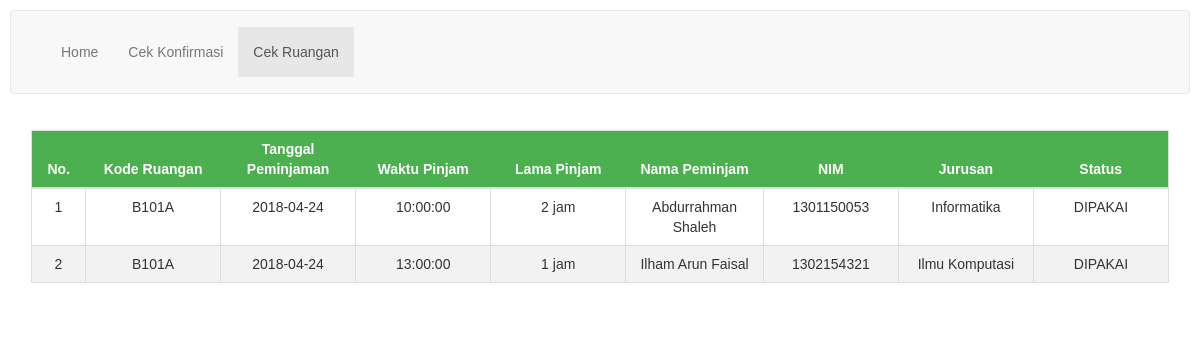
Screenshot of /booked.php with the database file from the repository.
### tables this page shows
CREATE TABLE `booked` (
  `id_pinjam` int(11) NOT NULL,
  `kode_ruangan` varchar(10) NOT NULL,
  `tanggal` date NOT NULL,
  `jam` time NOT NULL,
  `lama_pinjam` int(11) NOT NULL,
  `atas_nama` varchar(50) NOT NULL,
  `nim` varchar(10) NOT NULL,
  `jurusan` varchar(20) NOT NULL
);

### booked.php (the view, shortened to what this page needs)
<!DOCTYPE html>
<?php include "config.php"; ?>
<html>
<head>
	<link rel="stylesheet" href="https://maxcdn.bootstrapcdn.com/bootstrap/3.3.7/css/bootstrap.min.css">
</head>
<?php
	$i = 1;
	$query = mysqli_query($conn, "SELECT * FROM booked");
?>
<body>
	<div>
		<nav id="mainNav" class="navbar navbar-default">
        	<div class="container">
            	<div class="collapse navbar-collapse" id="bs-example-navbar-collapse-1">
                	<ul class="nav navbar-nav">
                    		<li><a href="index.php">Home</a></li>
                    		<li><a href="proses.php">Cek Konfirmasi</a></li>
                    		<li class="active"><a href="booked.php">Cek Ruangan</a></li>
                	</ul>
            	</div>
        	</div>
   		</nav>
	</div>
	<link rel="stylesheet" type="text/css" href="style.css">
	<div class="container">
		<table class="table" >
			<thead>
				<tr>
					<th style="width: 40px; text-align: center;">No.</th>
					<th style="width: 100px; text-align: center;">Kode Ruangan</th>
					<th style="width: 100px; text-align: center;">Tanggal Peminjaman</th>
					<th style="width: 100px; text-align: center;">Waktu Pinjam</th>
					<th style="width: 100px; text-align: center;">Lama Pinjam</th>
					<th style="width: 100px; text-align: center;">Nama Peminjam</th>
					<th style="width: 100px; text-align: center;">NIM</th>
					<th style="width: 100px; text-align: center;">Jurusan</th>
					<th style="width: 100px; text-align: center;">Status</th>
				</tr>
			</thead>
			<tbody>
				<?php while ($key = mysqli_fetch_array($query)){?>
				<tr>
					<td style="text-align: center;"><?php echo $i; ?></td>
					<td style="text-align: center;"><?php echo $key['kode_ruangan']; ?></td>
					<td style="text-align: center;"><?php echo $key['tanggal']; ?></td>
					<td style="text-align: center;"><?php echo $key['jam']; ?></td>
					<td style="text-align: center;"><?php echo $key['lama_pinjam']; ?> jam</td>
					<td style="text-align: center;"><?php echo $key['atas_nama']; ?></td>
					<td style="text-align: center;"><?php echo $key['nim']; ?></td>
					<td style="text-align: center;"><?php echo $key['jurusan']; ?></td>
					<td style="text-align: center;">DIPAKAI</td>
				</tr>
				<?php $i++; }; ?>
			</tbody>
		</table>
	</div>
</body>
</html>

### style.css (style rules this page uses)
* { box-sizing: border-box; }
body { font-family: Arial, Helvetica, sans-serif; margin: 10px; line-height: 1.6; }
* { box-sizing: border-box }
.container { padding: 16px; }
.table { font-family: "Trebuchet MS", Arial, Helvetica, sans-serif; border-collapse: collapse; width: 100%; }
.table td, .table thead { border: 1px solid #ddd; padding: 8px; }
.table tr:nth-child(even) { background-color: #f2f2f2; }
.table th { padding-top: 12px; padding-bottom: 12px; text-align: left; background-color: #4CAF50; color: white; }

### rows the page displays
booked: kode_ruangan "B101A", tanggal "2018-04-24", jam "10:00:00", lama_pinjam "2", atas_nama "Abdurrahman Shaleh", nim "1301150053", jurusan "Informatika"
booked: kode_ruangan "B101A", tanggal "2018-04-24", jam "13:00:00", lama_pinjam "1", atas_nama "Ilham Arun Faisal", nim "1302154321", jurusan "Ilmu Komputasi"
